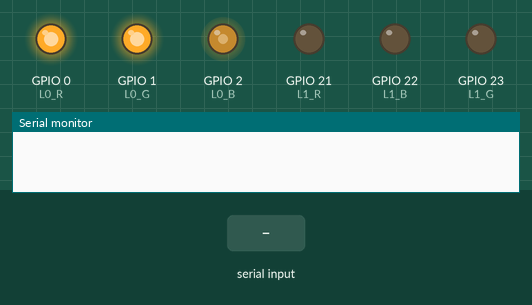
This sketch was run on a simulated ESP32-C6. On the bench: output pins drawn as LEDs (lit = HIGH), the last lines printed to the serial monitor. Inputs (shaded band) come from the test bench.

Above: at 0.1 s.
At 1.7 s:
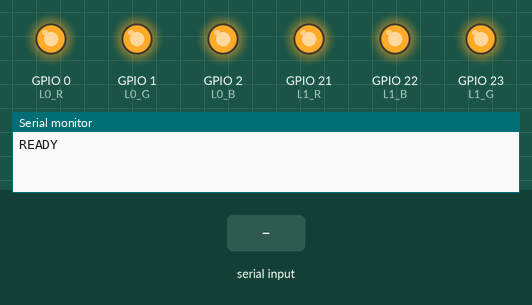
1.8 s: "OFF,1\n" received over Serial
3.3 s: "OFF\n" received over Serial
4.8 s: "PING\n" received over Serial
Timing chart, 0 to 7.8 s (numbered marks = the images above; inputs shaded):
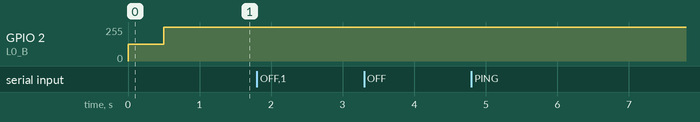

The sketch:

esp32_led_eyes.ino
```cpp
/*
 * Reachy Mini LED Eyes — ESP32 Firmware
 *
 * Controls two RGB LEDs inside the robot's head via serial commands.
 * Connected to the robot's internal USB hub.
 *
 * Commands (115200 baud, newline-terminated):
 *   L0:r,g,b   — Set left eye  (values 0-255)
 *   L1:r,g,b   — Set right eye (values 0-255)
 *   LA:r,g,b   — Set both eyes (values 0-255)
 *   OFF        — Turn off both LEDs
 *   PING       — Returns PONG (health check)
 *   RESET      — Reboot the board (re-emits READY on boot)
 *
 * Responses: OK, ERR, PONG, READY (on boot)
 *
 * Wiring (XIAO ESP32-C6, one tri-color RGB LED per eye):
 *   Each color leg connects to its pin through a 150 ohm resistor.
 *   L0 (left eye):  D0=GPIO0 (R), D1=GPIO1 (G), D2=GPIO2 (B)
 *   L1 (right eye): D3=GPIO21 (R), D4=GPIO22 (B), D5=GPIO23 (G)
 *   Common leg: 3V3 (common-anode LEDs — inverted PWM below).
 */

#define L0_R  0
#define L0_G  1
#define L0_B  2
#define L1_R  21
#define L1_B  22
#define L1_G  23

String inputBuffer = "";

void setLeft(int r, int g, int b) {
  analogWrite(L0_R, 255 - r);
  analogWrite(L0_G, 255 - g);
  analogWrite(L0_B, 255 - b);
}

void setRight(int r, int g, int b) {
  analogWrite(L1_R, 255 - r);
  analogWrite(L1_G, 255 - g);
  analogWrite(L1_B, 255 - b);
}

void allOff() {
  setLeft(0, 0, 0);
  setRight(0, 0, 0);
}

void processCommand(String cmd) {
  cmd.trim();
  cmd.toUpperCase();

  if (cmd == "OFF") { allOff(); Serial.println("OK"); return; }
  if (cmd == "PING") { Serial.println("PONG"); return; }
  if (cmd == "RESET") {
    allOff();
    Serial.println("OK");
    Serial.flush();
    delay(50);
    ESP.restart();  // reboots and re-emits READY
    return;
  }

  if (cmd.length() < 6 || cmd.charAt(0) != 'L' || cmd.charAt(2) != ':') {
    Serial.println("ERR"); return;
  }

  char target = cmd.charAt(1);
  String rgb = cmd.substring(3);
  int c1 = rgb.indexOf(',');
  int c2 = rgb.indexOf(',', c1 + 1);
  if (c1 < 0 || c2 < 0) { Serial.println("ERR"); return; }

  int r = constrain(rgb.substring(0, c1).toInt(), 0, 255);
  int g = constrain(rgb.substring(c1+1, c2).toInt(), 0, 255);
  int b = constrain(rgb.substring(c2+1).toInt(), 0, 255);

  switch (target) {
    case '0': setLeft(r, g, b); break;
    case '1': setRight(r, g, b); break;
    case 'A': setLeft(r, g, b); setRight(r, g, b); break;
    default: Serial.println("ERR"); return;
  }
  Serial.println("OK");
}

void setup() {
  Serial.begin(115200);
  pinMode(L0_R, OUTPUT); pinMode(L0_G, OUTPUT); pinMode(L0_B, OUTPUT);
  pinMode(L1_R, OUTPUT); pinMode(L1_G, OUTPUT); pinMode(L1_B, OUTPUT);

  // Blue flash on boot
  setLeft(0, 0, 128);
  delay(500);
  allOff();
  Serial.println("READY");
}

void loop() {
  while (Serial.available()) {
    char c = Serial.read();
    if (c == '\n' || c == '\r') {
      if (inputBuffer.length() > 0) {
        processCommand(inputBuffer);
        inputBuffer = "";
      }
    } else {
      inputBuffer += c;
    }
  }
}
```
